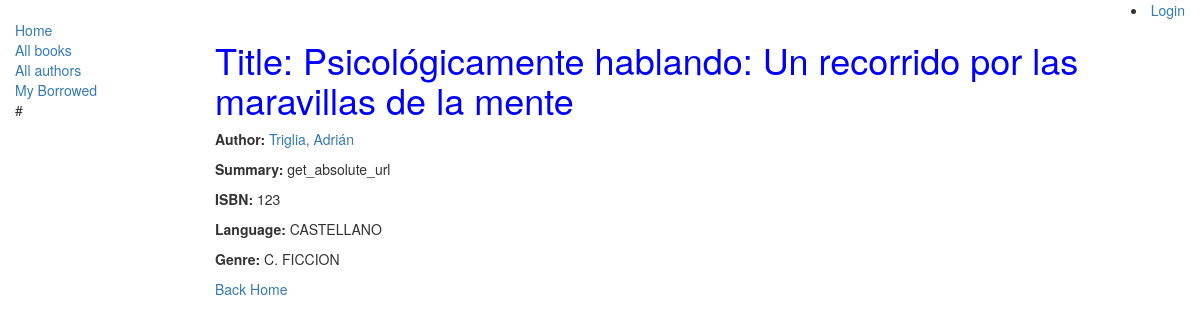
Page /catalog/book/5 on the committed database.
### catalog/models.py (models this page shows, shortened)
class Book(models.Model):
    title = models.CharField(max_length=100)
    author = models.ForeignKey('Author', on_delete=models.SET_NULL, null=True)
    sumary = models.TextField(max_length=200)
    imprint = models.CharField(max_length=20)
    ISBN = models.CharField(max_length=20)
    genre = models.ManyToManyField(Genre, help_text="Seleccione el Genero")
    lenguage = models.ForeignKey('Language', on_delete=models.SET_NULL, null=True)
    def display_genre(self):
        """
        Creates a string for the Genre. This is required to display genre in Admin.
        """
        return ', '.join([genre.name for genre in self.genre.all()[:3]])
    display_genre.short_description = 'Genre'
    class Meta:
        ordering = ['title']

class Author(models.Model):
    first_name = models.CharField(max_length=100, null=True)
    last_name = models.CharField(max_length=100, null=True)
    data_of_birth = models.DateField(null=True, blank=True, help_text='Ingrese fecha de nacimiento')
    data_of_death = models.DateField(null=True, blank=True, help_text='Ingrese fecha de su muerte')
    def __str__(self):
        return '%s, %s' %(self.last_name, self.first_name)

class Language(models.Model):
    name = models.CharField(max_length=20, help_text="Ingrese el idioma del Libro")
    def __str__(self):
        return self.name

class Genre(models.Model):
    name = models.CharField(max_length=10)
    def __str__(self):
        return self.name

### catalog/views.py (the view)
# urls.py: urlpatterns += [path('book/<book_id>', views.book_detail, name='book-detail'), ]
def book_detail(request, book_id):
    try:
        book = Book.objects.get(pk=book_id)
    except Book.DoesNotExist:
        raise Http404("Book does not exist")
    context = {
        'book': book
    }
    return render(request, 'catalog/book_detail.html', context)

### catalog/templates/catalog/book_detail.html (shortened to what this page needs)
{% extends "base_template.html" %}
{% block content %}
<h1>Title: {{ book.title }}</h1>
<p><strong>Author:</strong> <a href="">{{ book.author }}</a></p>
<p><strong>Summary:</strong> {{ book.sumary }}</p>
<p><strong>ISBN:</strong> {{ book.ISBN }}</p>
<p><strong>Language:</strong> {{ book.lenguage }}</p>
<p><strong>Genre:</strong> {% for genre in book.genre.all %} {{ genre }}{% endfor %}</p>
<a href=" {% url 'books' %} "> Back Home </a>
{% endblock %}

### catalog/static/css/styles.css (style rules this page uses)
h1 { color: blue; }

### rows in the picture
Book: title "Psicológicamente hablando: Un recorrido por las maravillas de la mente", author "Triglia, Adrián", sumary "get_absolute_url", ISBN "123", lenguage "CASTELLANO"
Genre: name "C. FICCION"
